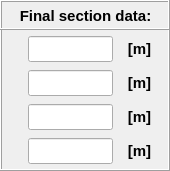
       <widget class="QFrame" name="frame_4">
        <property name="geometry">
         <rect>
          <x>334</x>
          <y>86</y>
          <width>170</width>
          <height>171</height>
         </rect>
        </property>
        <property name="minimumSize">
         <size>
          <width>170</width>
          <height>171</height>
         </size>
        </property>
        <property name="maximumSize">
         <size>
          <width>170</width>
          <height>171</height>
         </size>
        </property>
        <property name="frameShape">
         <enum>QFrame::Box</enum>
        </property>
        <property name="frameShadow">
         <enum>QFrame::Raised</enum>
        </property>
        <widget class="QLabel" name="label_38">
         <property name="geometry">
          <rect>
           <x>118</x>
           <y>70</y>
           <width>43</width>
           <height>26</height>
          </rect>
         </property>
         <property name="minimumSize">
          <size>
           <width>0</width>
           <height>26</height>
          </size>
         </property>
         <property name="maximumSize">
          <size>
           <width>16777215</width>
           <height>26</height>
          </size>
         </property>
         <property name="font">
          <font>
           <family>Arial</family>
           <pointsize>11</pointsize>
           <weight>75</weight>
           <italic>false</italic>
           <bold>true</bold>
          </font>
         </property>
         <property name="text">
          <string>[m]</string>
         </property>
         <property name="alignment">
          <set>Qt::AlignCenter</set>
         </property>
        </widget>
        <widget class="QLineEdit" name="lineEdit_outerDiameter_final">
         <property name="geometry">
          <rect>
           <x>28</x>
           <y>36</y>
           <width>85</width>
           <height>26</height>
          </rect>
         </property>
         <property name="minimumSize">
          <size>
           <width>85</width>
           <height>26</height>
          </size>
         </property>
         <property name="maximumSize">
          <size>
           <width>85</width>
           <height>26</height>
          </size>
         </property>
         <property name="font">
          <font>
           <family>Arial</family>
           <pointsize>11</pointsize>
           <weight>75</weight>
           <italic>false</italic>
           <bold>true</bold>
          </font>
         </property>
         <property name="styleSheet">
          <string notr="true">color: rgb(255, 0, 0);</string>
         </property>
         <property name="text">
          <string/>
         </property>
         <property name="alignment">
          <set>Qt::AlignCenter</set>
         </property>
        </widget>
        <widget class="QLineEdit" name="lineEdit_thickness_final">
         <property name="geometry">
          <rect>
           <x>28</x>
           <y>70</y>
           <width>85</width>
           <height>26</height>
          </rect>
         </property>
         <property name="minimumSize">
          <size>
           <width>85</width>
           <height>26</height>
          </size>
         </property>
         <property name="maximumSize">
          <size>
           <width>85</width>
           <height>26</height>
          </size>
         </property>
         <property name="font">
          <font>
           <family>Arial</family>
           <pointsize>11</pointsize>
           <weight>75</weight>
           <italic>false</italic>
           <bold>true</bold>
          </font>
         </property>
         <property name="focusPolicy">
          <enum>Qt::StrongFocus</enum>
         </property>
         <property name="styleSheet">
          <string notr="true">color: rgb(255, 0, 0);</string>
         </property>
         <property name="alignment">
          <set>Qt::AlignCenter</set>
         </property>
        </widget>
        <widget class="QLabel" name="label_35">
         <property name="geometry">
          <rect>
           <x>118</x>
           <y>36</y>
           <width>43</width>
           <height>26</height>
          </rect>
         </property>
         <property name="minimumSize">
          <size>
           <width>0</width>
           <height>26</height>
          </size>
         </property>
         <property name="maximumSize">
          <size>
           <width>16777215</width>
           <height>26</height>
          </size>
         </property>
         <property name="font">
          <font>
           <family>Arial</family>
           <pointsize>11</pointsize>
           <weight>75</weight>
           <italic>false</italic>
           <bold>true</bold>
          </font>
         </property>
         <property name="text">
          <string>[m]</string>
         </property>
         <property name="alignment">
          <set>Qt::AlignCenter</set>
         </property>
        </widget>
        <widget class="QLineEdit" name="lineEdit_offset_z_final">
         <property name="geometry">
          <rect>
           <x>28</x>
           <y>138</y>
           <width>85</width>
           <height>26</height>
          </rect>
         </property>
         <property name="minimumSize">
          <size>
           <width>85</width>
           <height>26</height>
          </size>
         </property>
         <property name="maximumSize">
          <size>
           <width>85</width>
           <height>26</height>
          </size>
         </property>
         <property name="font">
          <font>
           <family>Arial</family>
           <pointsize>11</pointsize>
           <weight>75</weight>
           <italic>false</italic>
           <bold>true</bold>
          </font>
         </property>
         <property name="focusPolicy">
          <enum>Qt::StrongFocus</enum>
         </property>
         <property name="styleSheet">
          <string notr="true">color: rgb(255, 0, 0);</string>
         </property>
         <property name="alignment">
          <set>Qt::AlignCenter</set>
         </property>
        </widget>
        <widget class="QLineEdit" name="lineEdit_offset_y_final">
         <property name="geometry">
          <rect>
           <x>28</x>
           <y>104</y>
           <width>85</width>
           <height>26</height>
          </rect>
         </property>
         <property name="minimumSize">
          <size>
           <width>85</width>
           <height>26</height>
          </size>
         </property>
         <property name="maximumSize">
          <size>
           <width>85</width>
           <height>26</height>
          </size>
         </property>
         <property name="font">
          <font>
           <family>Arial</family>
           <pointsize>11</pointsize>
           <weight>75</weight>
           <italic>false</italic>
           <bold>true</bold>
          </font>
         </property>
         <property name="focusPolicy">
          <enum>Qt::StrongFocus</enum>
         </property>
         <property name="styleSheet">
          <string notr="true">color: rgb(255, 0, 0);</string>
         </property>
         <property name="alignment">
          <set>Qt::AlignCenter</set>
         </property>
        </widget>
        <widget class="QLabel" name="label_60">
         <property name="geometry">
          <rect>
           <x>118</x>
           <y>104</y>
           <width>43</width>
           <height>26</height>
          </rect>
         </property>
         <property name="minimumSize">
          <size>
           <width>0</width>
           <height>26</height>
          </size>
         </property>
         <property name="maximumSize">
          <size>
           <width>16777215</width>
           <height>26</height>
          </size>
         </property>
         <property name="font">
          <font>
           <family>Arial</family>
           <pointsize>11</pointsize>
           <weight>75</weight>
           <italic>false</italic>
           <bold>true</bold>
          </font>
         </property>
         <property name="text">
          <string>[m]</string>
         </property>
         <property name="alignment">
          <set>Qt::AlignCenter</set>
         </property>
        </widget>
        <widget class="QLabel" name="label_61">
         <property name="geometry">
          <rect>
           <x>118</x>
           <y>138</y>
           <width>43</width>
           <height>26</height>
          </rect>
         </property>
         <property name="minimumSize">
          <size>
           <width>0</width>
           <height>26</height>
          </size>
         </property>
         <property name="maximumSize">
          <size>
           <width>16777215</width>
           <height>26</height>
          </size>
         </property>
         <property name="font">
          <font>
           <family>Arial</family>
           <pointsize>11</pointsize>
           <weight>75</weight>
           <italic>false</italic>
           <bold>true</bold>
          </font>
         </property>
         <property name="text">
          <string>[m]</string>
         </property>
         <property name="alignment">
          <set>Qt::AlignCenter</set>
         </property>
        </widget>
        <widget class="QFrame" name="frame_6">
         <property name="geometry">
          <rect>
           <x>0</x>
           <y>0</y>
           <width>170</width>
           <height>30</height>
          </rect>
         </property>
         <property name="minimumSize">
          <size>
           <width>170</width>
           <height>30</height>
          </size>
         </property>
         <property name="maximumSize">
          <size>
           <width>170</width>
           <height>30</height>
          </size>
         </property>
         <property name="frameShape">
          <enum>QFrame::Box</enum>
         </property>
         <property name="frameShadow">
          <enum>QFrame::Raised</enum>
         </property>
         <widget class="QLabel" name="label_36">
          <property name="geometry">
           <rect>
            <x>8</x>
            <y>2</y>
            <width>155</width>
            <height>28</height>
           </rect>
          </property>
          <property name="minimumSize">
           <size>
            <width>0</width>
            <height>28</height>
           </size>
          </property>
          <property name="maximumSize">
           <size>
            <width>16777215</width>
            <height>28</height>
           </size>
          </property>
          <property name="font">
           <font>
            <family>Arial</family>
            <pointsize>11</pointsize>
            <weight>75</weight>
            <italic>false</italic>
            <bold>true</bold>
           </font>
          </property>
          <property name="text">
           <string>&lt;html&gt;&lt;head/&gt;&lt;body&gt;&lt;p align=&quot;center&quot;&gt;&lt;span style=&quot; font-size:12pt;&quot;&gt;Final section data:&lt;/span&gt;&lt;/p&gt;&lt;/body&gt;&lt;/html&gt;</string>
          </property>
          <property name="alignment">
           <set>Qt::AlignCenter</set>
          </property>
         </widget>
        </widget>
       </widget>
